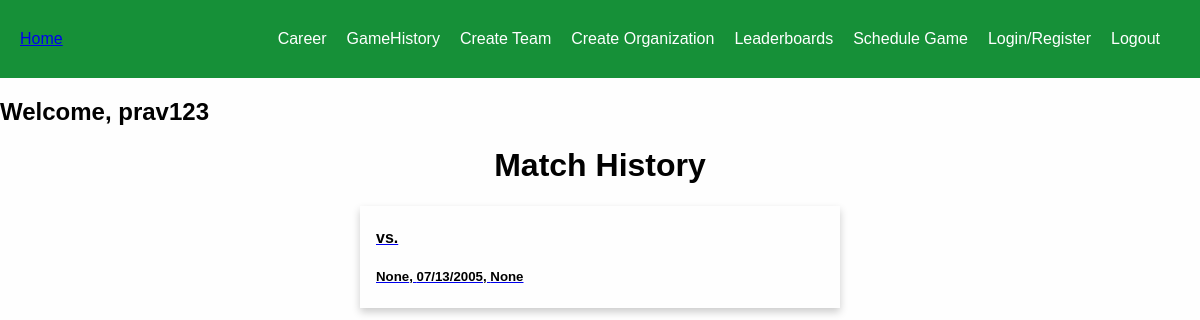
The page /game-history/ (signed in) on the database as committed earlier.
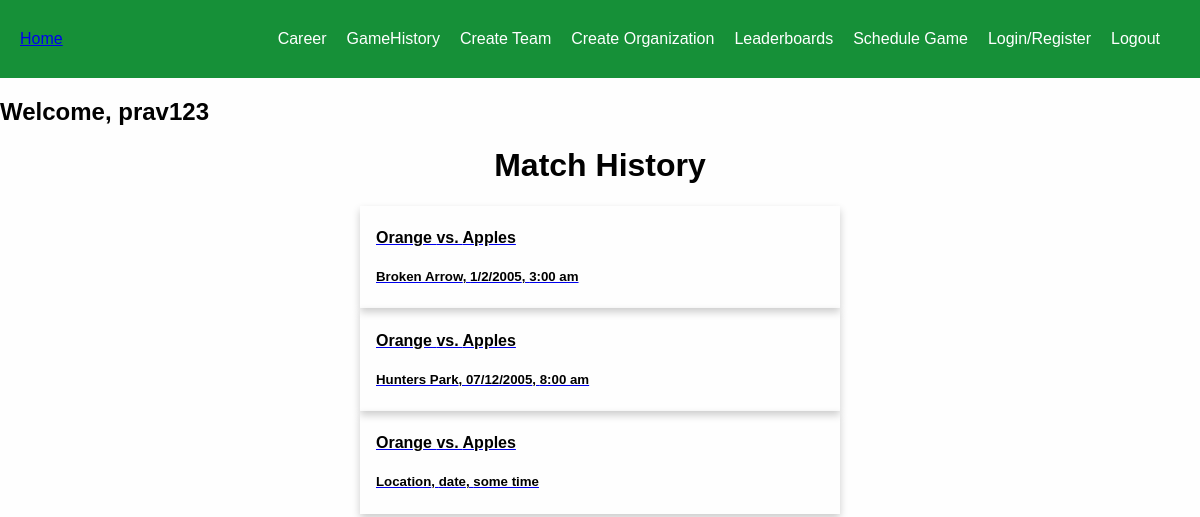
The same page on the database as committed later.
### base/models.py (models this page shows, shortened)
class Player(AbstractUser):
    first_name = models.CharField(max_length=200, null=True)
    last_name = models.CharField(max_length=200, null=True)
    email = models.EmailField(unique=True, null=True)
    teams = models.ManyToManyField("Team", related_name="teams", blank=True) # long-term-team outside of organization
    organization = models.ForeignKey(Organization,on_delete=models.SET_NULL,null=True, blank=True)
    runs = models.IntegerField(default=0,null=True,blank=True)
    wickets = models.IntegerField(default=0,null=True,blank=True)
    catches = models.IntegerField(default=0,null=True,blank=True)
    sixes = models.IntegerField(default=0,null=True,blank=True)
    fours = models.IntegerField(default=0,null=True,blank=True)
    extras = models.IntegerField(default=0,null=True,blank=True)
    games_played = models.IntegerField(default=0,null=True,blank=True)
    games_won = models.IntegerField(default=0,null=True,blank=True)
    win_percentage = models.FloatField(default=0,null=True,blank=True)
    fifties = models.IntegerField(default=0,null=True,blank=True)
    centuries = models.IntegerField(default=0,null=True,blank=True)
    sr = models.FloatField(default=0,null=True,blank=True)
    runs_hs = models.IntegerField(default=0,null=True,blank=True)
    wickets_hs = models.IntegerField(default=0,null=True,blank=True)
    fours_hs = models.IntegerField(default=0,null=True,blank=True)
    sixes_hs = models.IntegerField(default=0,null=True,blank=True)
    runs_average = models.FloatField(default=0,null=True,blank=True)
    wickets_average = models.FloatField(default=0,null=True,blank=True)
    fours_average = models.FloatField(default=0,null=True,blank=True)
    sixes_average = models.FloatField(default=0,null=True,blank=True)
    catches_average = models.FloatField(default=0,null=True,blank=True)
    extras_average = models.FloatField(default=0,null=True,blank=True)
    balls_bowled = models.IntegerField(default=0,null=True,blank=True)
    balls_played = models.IntegerField(default=0,null=True,blank=True)
    game_invites = models.ManyToManyField("GameInvite", related_name="game_invites", blank=True)
    team_invites = models.ManyToManyField("TeamInvite", related_name="team_invites", blank=True)
    org_invites = models.ManyToManyField("OrganizationInvite", related_name="org_invites", blank=True)
    games = models.ManyToManyField("Game", related_name="games", blank=True)
    USERNAME_FIELD = "email"
    REQUIRED_FIELDS = ["username"]

class Game(models.Model):
    entering_stats = models.BooleanField(default=False,null=True,blank=False) # true if stat entering has began, this is set to true when the inilize game info is submitted
    doneStats = models.BooleanField(default=False,null=True,blank=False) # true is stat entering has concluded, this is set to true when the last over of the last innings is iterated through
    archived = models.BooleanField(default=False,null=True,blank=False) # this is set to true when the user confirms that there is no edits to make to the stats entered.
    winner = models.ForeignKey(Team,on_delete=models.SET_NULL,null=True, related_name="winner",blank=True)
    team1 = models.ForeignKey(Team,on_delete=models.SET_NULL,null=True, related_name="team1")  # team that sent invite
    team2 = models.ForeignKey(Team,on_delete=models.SET_NULL,null=True, related_name="team2")
    temporary = models.BooleanField(default=False,null=True,blank=False)
    batting1_team = models.ForeignKey(Team,on_delete=models.SET_NULL,null=True, related_name="batting1")
    bowling1_team = models.ForeignKey(Team,on_delete=models.SET_NULL,null=True, related_name="bowling1")
    batting2_team = models.ForeignKey(Team,on_delete=models.SET_NULL,null=True, related_name="batting2")
    bowling2_team  = models.ForeignKey(Team,on_delete=models.SET_NULL,null=True, related_name="bowling2")
    date = models.CharField(max_length=200,null=True)
    year = models.CharField(max_length=200,null=True)
    month = models.CharField(max_length=200,null=True)
    day = models.CharField(max_length=200,null=True)
    time = models.CharField(max_length=200,null=True)
    location = models.CharField(max_length=200,null=True)
    overs = models.IntegerField(default=0,null=True,blank=True)
    batting_score1 = models.IntegerField(default=0,null=True,blank=True) # number of runs for the first batting team
    batting_score2 = models.IntegerField(default=0,null=True,blank=True) # number of runs for second batting team
    bowling_score1 = models.IntegerField(default=0,null=True,blank=True) # number of wickets for the frist bowling team
    bowling_score2 = models.IntegerField(default=0,null=True,blank=True) # number of wickets for the second bowling team
    current_innings =  models.IntegerField(default=1,  null=True,blank=True)
    current_over = models.IntegerField(default=1,  null=True,blank=True)
    current_ball = models.IntegerField(default=1,  null=True,blank=True)
    ball1 = models.CharField(max_length=200,null=True) # icon of first ball in current over
    ball2 = models.CharField(max_length=200,null=True)
    ball3 = models.CharField(max_length=200,null=True)
    ball4 = models.CharField(max_length=200,null=True)
    ball5 = models.CharField(max_length=200,null=True)
    ball6 = models.CharField(max_length=200,null=True)
    on_strike_batsman = models.OneToOneField("Player", related_name="on_strike_batsman",on_delete=models.SET_NULL,null=True,blank=True,unique=False)
    off_strike_batsman = models.OneToOneField("Player", related_name="off_strike_batsman",on_delete=models.SET_NULL,null=True,blank=True,unique=False)
    current_bowler = models.OneToOneField("Player", related_name="current_bowler",on_delete=models.SET_NULL,null=True,blank=True,unique=False)
    players_stats = models.ManyToManyField("PlayerGameStat", related_name="players_stats", blank=True)

class Team(models.Model):
    name = models.CharField(max_length=200,null=True)
    captain = models.OneToOneField("Player", related_name="captain",on_delete=models.SET_NULL,null=True,blank=True,unique=False)
    players = models.ManyToManyField("Player", related_name="players", blank=True)
    games_played = models.IntegerField(default=0,null=True,blank=True)
    games_won = models.IntegerField(default=0,null=True,blank=True)
    runs_average = models.FloatField(default=0,null=True,blank=True)
    wickets_average = models.FloatField(default=0,null=True,blank=True)
    games = models.ManyToManyField("Game", related_name="gammes", blank=True)
    temporary = models.BooleanField(default=False,null=True,blank=False)
    organization = models.ForeignKey(Organization,on_delete=models.SET_NULL,null=True, related_name="winner",blank=True)

### base/views.py (the view)
# urls.py: path("game-history/", views.game_history, name="game-history"),
def game_history(request):
    user = request.user
    games = []
    for g in user.games.all():
        if g.doneStats == True:  # a game-object is completed if
            games.append(g)
    context = {"games":games}
    return render(request, "base/game_history.html", context)

### base/templates/base/game_history.html (shortened to what this page needs)
{% extends 'main.html' %}
{% block content%}
<h1 class="center">Match History</h1>
{% for game in games %}
    <a href="{% url 'view-game' game.id %}">
      <div class="card">
          <div class="container">
                  <h4>{{game.team1.name}} vs. {{game.team2.name}}</h4>
                  <h5>{{game.location}}, {{game.date}}, {{game.time}}</h5>
          </div>
      </div>
    </a>
{% endfor %}
{% endblock %}

### templates/main.html (shortened to what this page needs)
<!DOCTYPE html>
<html>
<head>
</head>
<body>
    {% include 'navbar.html' %}
    {% block content %}{% endblock %}
</body>
</html>

### templates/navbar.html (shortened to what this page needs)
{% if request.user.is_authenticated == True %}
<nav class="navbar">
  <a class="active" href="{% url 'home' %}" class="navbar-link">Home</a>
  <div class="navbar-links">
    <a href="{% url 'player-career' request.user.id %}" class="navbar-link">Career</a>
    <a href="{% url 'game-history' %}" class="navbar-link">GameHistory</a></li>
    <a href="{% url 'create-team' %}" class="navbar-link">Create Team</a>
    <a href="{% url 'create-organization' %}" class="navbar-link">Create Organization</a>
    <a href="{% url 'view-leaderboard' %}" class="navbar-link">Leaderboards</a>
    <a href="{% url 'schedule-game' %}" class="navbar-link">Schedule Game</a>
    <a href="{% url 'login' %}" class="navbar-link">Login/Register</a>
    <a href="{% url 'logout' %}"class="navbar-link">Logout</a>
  </div>
</nav>
{% endif %}
<h2>Welcome, {{request.user.username}}</h2>

### templates/main.html (style rules this page uses)
body { margin: 0; font-family: Arial, Helvetica, sans-serif; background-color: rgb(254, 254, 254); color: rgb(1, 1, 1); }

### templates/navbar.html (style rules this page uses)
body, ul { margin: 0; padding: 0; }
.navbar { display: flex; align-items: center; justify-content: space-between; background-color: rgb(22, 144, 56); color: #41ce37; padding: 30px 20px; }
.navbar-links { display: flex; align-items: center; }
.navbar-link { margin-right: 20px; color: #fff; text-decoration: none; }

### base/templates/base/game_history.html (style rules this page uses)
.card { box-shadow: 0 4px 8px 0 rgba(0,0,0,0.2); transition: 0.3s; width: 40%; margin-left: auto; margin-right: auto; }
.center { text-align: center; }
.container { padding: 2px 16px; color: black; }

Rows that differ between the two databases and show on the page:
removed Game: location "None", date "07/13/2005", time "None"
added Game: team1.name "Orange", team2.name "Apples", location "Broken Arrow", date "1/2/2005", time "3:00 am"
added Game: team1.name "Orange", team2.name "Apples", location "Hunters Park", date "07/12/2005", time "8:00 am"
added Game: team1.name "Orange", team2.name "Apples", location "Location", date "date", time "some time"
